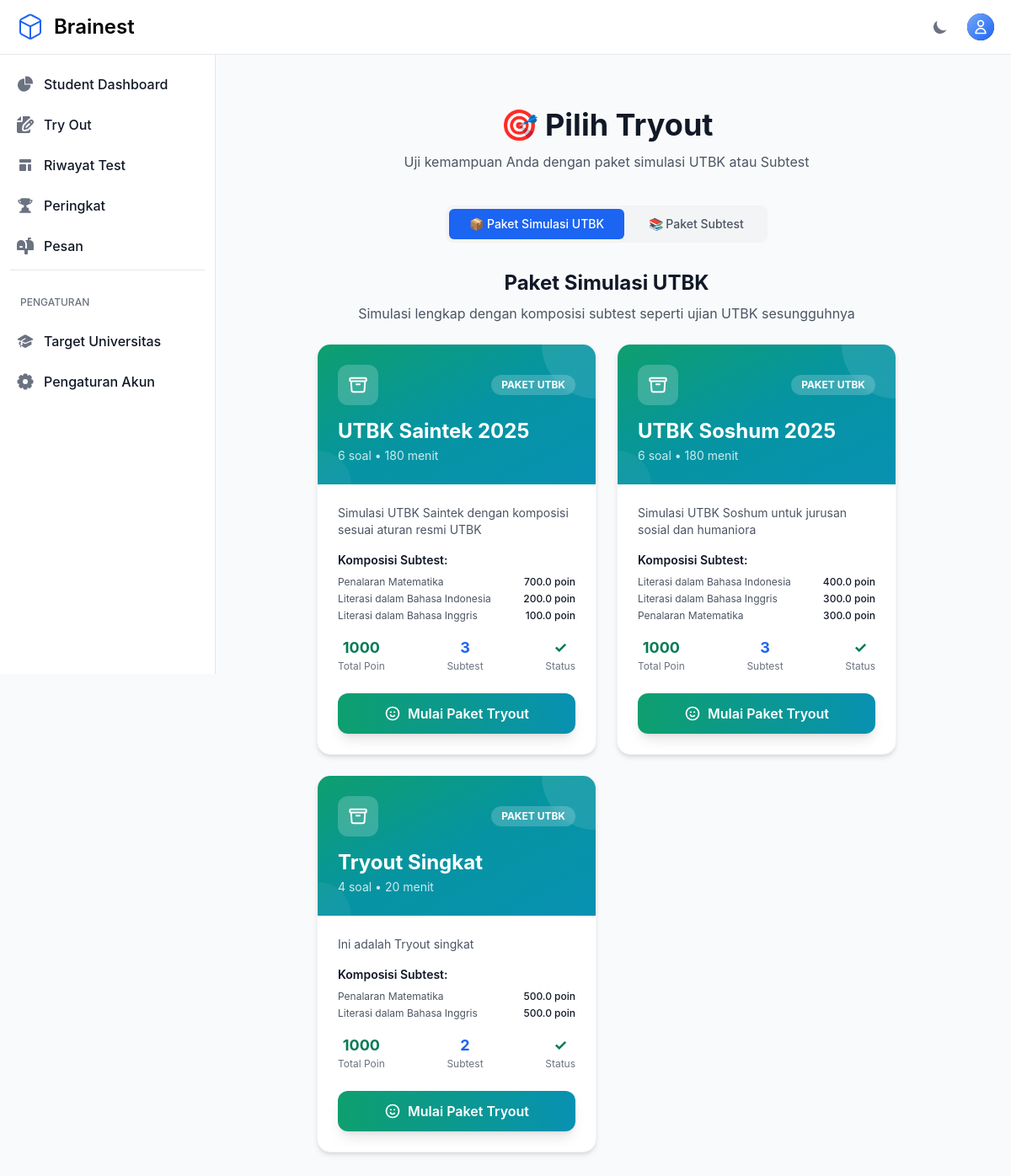
Page /students/tryouts/ (signed in) on the earlier database version.
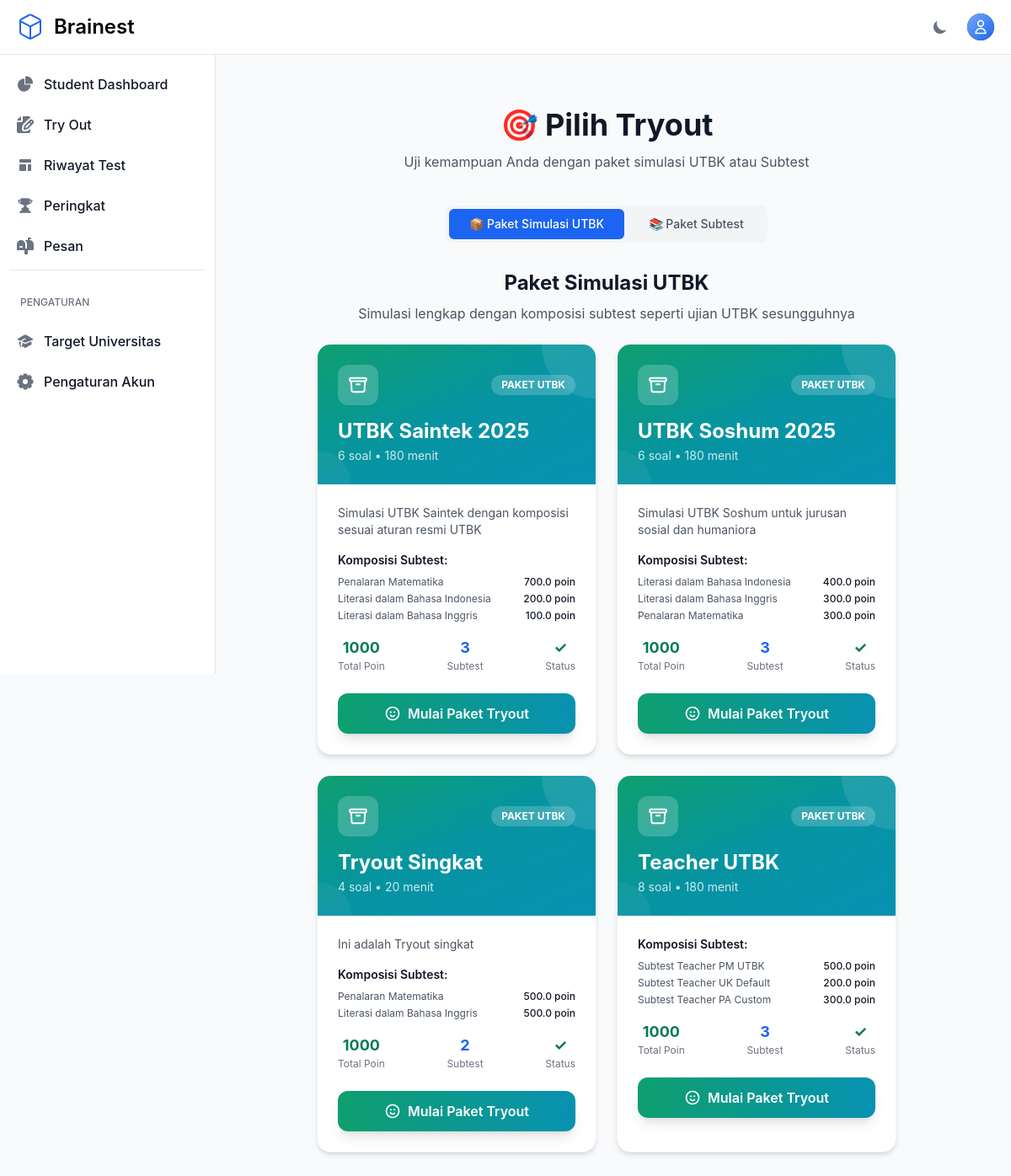
Same page on the later database version.
### otosapp/models.py (models this page shows, shortened)
class TryoutPackage(models.Model):
    package_name = models.CharField(max_length=200, help_text="Nama paket tryout (contoh: UTBK Saintek 2025)")
    description = models.TextField(blank=True, help_text="Deskripsi paket tryout")
    is_active = models.BooleanField(default=True, help_text="Apakah paket ini aktif dan tersedia untuk siswa")
    total_time = models.IntegerField(help_text="Total waktu pengerjaan dalam menit")
    created_at = models.DateTimeField(auto_now_add=True)
    updated_at = models.DateTimeField(auto_now=True)
    created_by = models.ForeignKey(User, on_delete=models.CASCADE)
    categories = models.ManyToManyField(Category, through='TryoutPackageCategory')
    def get_total_questions(self):
        return sum([pc.question_count for pc in self.tryoutpackagecategory_set.all()])
    def get_total_max_score(self):
        return sum([pc.max_score for pc in self.tryoutpackagecategory_set.all()])
    def is_scoring_complete(self):
        return abs(self.get_total_max_score() - 1000) < 0.01
    def can_be_taken(self):
        return (
            self.is_active and
            self.is_scoring_complete() and
            self.get_total_questions() > 0 and
            all(pc.category.get_question_count() >= pc.question_count for pc in self.tryoutpackagecategory_set.all())
        )

class TryoutPackageCategory(models.Model):
    package = models.ForeignKey(TryoutPackage, on_delete=models.CASCADE)
    category = models.ForeignKey(Category, on_delete=models.CASCADE)
    question_count = models.PositiveIntegerField(help_text="Jumlah soal dari kategori ini dalam paket")
    max_score = models.FloatField(help_text="Skor maksimum untuk kategori ini (kontribusi ke total 1000)")
    order = models.PositiveIntegerField(default=1, help_text="Urutan kategori dalam paket")
    class Meta:
        unique_together = ('package', 'category')
        ordering = ['order']

class Category(models.Model):
    SCORING_METHODS = [
        ('default', 'Default (100/jumlah soal)'),
        ('custom', 'Custom (nilai per soal)'),
        ('utbk', 'UTBK (difficulty-based)'),
    ]
    category_name = models.CharField(max_length=200)
    time_limit = models.IntegerField(default=60, help_text="Time limit in minutes (default: 60 minutes)")
    scoring_method = models.CharField(max_length=10, choices=SCORING_METHODS, default='default')
    passing_score = models.FloatField(default=75.0, help_text="Minimum score required to pass (0-100)")
    created_by = models.ForeignKey(
        User,
        on_delete=models.SET_NULL,
        null=True,
        blank=True,
        related_name='categories_created',
        help_text='Teacher who created this category'
    )
    teachers = models.ManyToManyField(
        User,
        related_name='teaching_categories',
        blank=True,
        help_text='Additional teachers assigned to this category'
    )
    def get_question_count(self):
        return self.question_set.count()
    def get_difficulty_level(self):
        pass_rate = self.get_pass_rate()
        if pass_rate is None:
            return "Belum Ada Data"
        elif pass_rate >= 60:
            return "Mudah"
        elif pass_rate >= 40:
            return "Sedang"
        else:
            return "Sulit"
    def get_difficulty_color(self):
        difficulty = self.get_difficulty_level()
        if difficulty == "Mudah":
            return "bg-green-100 text-green-800 dark:bg-green-900 dark:text-green-300"
        elif difficulty == "Sedang":
            return "bg-yellow-100 text-yellow-800 dark:bg-yellow-900 dark:text-yellow-300"
        elif difficulty == "Sulit":
            return "bg-red-100 text-red-800 dark:bg-red-900 dark:text-red-300"
        else:
            return "bg-gray-100 text-gray-800 dark:bg-gray-900 dark:text-gray-300"
    def get_pass_rate(self):
        completed_tests = Test.objects.filter(
            categories=self,
            is_submitted=True
        )
        if not completed_tests.exists():
            return None
        total_tests = completed_tests.count()
        passed_tests = completed_tests.filter(score__gte=self.passing_score).count()
        return round((passed_tests / total_tests) * 100, 1)
    def get_test_statistics(self):
        completed_tests = Test.objects.filter(
            categories=self,
            is_submitted=True
        )
        if not completed_tests.exists():
            return {
                'total_tests': 0,
                'total_students': 0,
                'passed_tests': 0,
                'failed_tests': 0,
                'pass_rate': None,
                'average_score': None
            }
        total_tests = completed_tests.count()
        total_students = completed_tests.values('student').distinct().count()
        passed_tests = completed_tests.filter(score__gte=self.passing_score).count()
        failed_tests = total_tests - passed_tests
        pass_rate = round((passed_tests / total_tests) * 100, 1)
        total_score = 0
        for test in completed_tests:
            if test.tryout_package:
                pkg_cat = test.tryout_package.tryoutpackagecategory_set.filter(category=self).first()
                category_answers = test.answers.filter(question__category=self)
                if category_answers.exists():
                    correct_answers = category_answers.filter(selected_choice__is_correct=True).count()
                    total_questions = category_answers.count()
                    category_score_percentage = (correct_answers / total_questions) if total_questions else 0
                    category_contribution = category_score_percentage * pkg_cat.max_score
                    total_score += category_contribution
                else:
                    total_score += 0
            else:
                total_score += test.score
        average_score = round(total_score / total_tests, 1)
        durations_seconds = []
        for t in completed_tests:
            if t.start_time and t.end_time:
                try:
                    delta = t.end_time - t.start_time
                    seconds = delta.total_seconds()
                    if seconds and seconds > 0:
                        durations_seconds.append(seconds)
                except Exception:
                    continue
        average_completion_minutes = None
        if durations_seconds:
            average_completion_minutes = round((sum(durations_seconds) / len(durations_seconds)) / 60, 1)
        return {
            'total_tests': total_tests,
            'total_students': total_students,
            'passed_tests': passed_tests,
            'failed_tests': failed_tests,
            'pass_rate': pass_rate,
            'average_score': average_score,
            'average_completion_minutes': average_completion_minutes
        }

### otosapp/views.py (the view, shortened to what this page needs)
# urls.py: path('students/tryouts/', views.tryout_list, name='tryout_list'),
@login_required
@active_subscription_required
def tryout_list(request):
    ongoing_test = None
    ongoing_tests_qs = Test.objects.filter(student=request.user, is_submitted=False).order_by('-start_time')
    session_keys_to_remove = []
    for key in request.session.keys():
        if key.startswith(f'test_session_') and key.endswith(f'_{request.user.id}'):
            session_data = request.session[key]
            if 'test_id' in session_data:
                try:
                    test = Test.objects.get(id=session_data['test_id'])
                    if test.is_submitted or test.is_time_up():
                        session_keys_to_remove.append(key)
                except Test.DoesNotExist:
                    session_keys_to_remove.append(key)
    for key in session_keys_to_remove:
        if key in request.session:
            del request.session[key]
    categories = Category.objects.all()
    packages = TryoutPackage.objects.filter(is_active=True)
    if request.user.is_authenticated:
        for category in categories:
            user_best = Test.objects.filter(
                student=request.user,
                categories=category,
                is_submitted=True
            ).aggregate(best_score=Max('score'))['best_score']
            category.user_best_score = user_best
    context = {
        'categories': categories,
        'packages': packages,
    }
    return render(request, 'students/tryouts/tryout_list.html', context)

### otosapp/context_processors.py (called while the page is built)
def sidebar_context(request):
    context = {}
    if request.user.is_authenticated and (request.user.is_superuser or request.user.is_admin()):
        pending_payments_count = PaymentProof.objects.filter(status='pending').count()
        context['pending_payments_count'] = pending_payments_count
    return context

### otosapp/models.py (called while the page is built)
    def is_student(self):
        return self.role and self.role.role_name == 'Student'

    def is_admin(self):
        return self.role and self.role.role_name == 'Admin'

    def has_active_subscription(self):
        try:
            subscription = self.subscription
            return subscription.is_active and not subscription.is_expired()
        except UserSubscription.DoesNotExist:
            return False

    def can_access_tryouts(self):
        return self.is_student() and self.has_active_subscription()

    def is_expired(self):
        from django.utils import timezone
        return timezone.now() > self.end_date

### otosapp/templates/students/tryouts/tryout_list.html (shortened to what the changed rows need)
{% extends 'base.html' %}
{% block content %}
<div class="max-w-7xl mx-auto px-4 sm:px-6 lg:px-8 mt-8">
    <div class="text-center mb-10">
        <h1 class="text-3xl md:text-4xl font-bold text-gray-900 dark:text-white mb-3">🎯 Pilih Tryout</h1>
    </div>
    <div id="packages-section" class="tab-content">
        {% if packages %}
        <div class="mb-6 text-center">
            <h2 class="text-2xl font-bold text-gray-900 dark:text-white mb-2">Paket Simulasi UTBK</h2>
        </div>
        <div class="grid grid-cols-1 md:grid-cols-2 xl:grid-cols-3 gap-6 mb-12">
            {% for package in packages %}
            <div class="bg-white dark:bg-gray-800 rounded-2xl shadow-md hover:shadow-xl transition-all duration-300 border border-gray-100 dark:border-gray-700 overflow-hidden group hover:-translate-y-1">
                <div class="bg-gradient-to-br from-green-500 via-teal-500 to-cyan-600 p-6 text-white relative">
                    <div class="absolute top-0 right-0 w-32 h-32 bg-white/10 rounded-full transform translate-x-16 -translate-y-16"></div>
                    <div class="absolute bottom-0 left-0 w-20 h-20 bg-white/5 rounded-full transform -translate-x-10 translate-y-10"></div>
                    <div class="relative z-10">
                        <div class="flex items-center justify-between mb-4">
                            <div class="flex items-center justify-center w-12 h-12 bg-white/20 rounded-xl backdrop-blur-sm">
                            </div>
                            <span class="bg-white/20 text-xs font-bold px-3 py-1 rounded-full backdrop-blur-sm">PAKET UTBK</span>
                        </div>
                        <h3 class="text-2xl font-bold mb-1 leading-tight">{{ package.package_name }}</h3>
                        <p class="text-white/80 text-sm">{{ package.get_total_questions }} soal • {{ package.total_time }} menit</p>
                    </div>
                </div>
                <div class="p-6">
                    {% if package.description %}
                    <p class="text-gray-600 dark:text-gray-400 text-sm mb-4">{{ package.description|truncatechars:100 }}</p>
                    {% endif %}
                    <div class="mb-4">
                        <h4 class="font-semibold text-gray-900 dark:text-white text-sm mb-2">Komposisi Subtest:</h4>
                        <div class="space-y-1">
                            {% for package_category in package.tryoutpackagecategory_set.all %}
                            <div class="flex justify-between items-center text-xs">
                                <span class="text-gray-600 dark:text-gray-400">{{ package_category.category.category_name }}</span>
                                <span class="font-medium text-gray-900 dark:text-white">{{ package_category.max_score }} poin</span>
                            </div>
                            {% endfor %}
                        </div>
                    </div>
                    <div class="flex items-center justify-between mb-6">
                        <div class="text-center">
                            <div class="text-lg font-bold {% if package.is_scoring_complete %}text-green-600 dark:text-green-400{% else %}text-red-600 dark:text-red-400{% endif %}">
                                {{ package.get_total_max_score|floatformat:0 }}
                            </div>
                            <div class="text-xs text-gray-500 dark:text-gray-400">Total Poin</div>
                        </div>
                        <div class="text-center">
                            <div class="text-lg font-bold text-blue-600 dark:text-blue-400">{{ package.tryoutpackagecategory_set.count }}</div>
                            <div class="text-xs text-gray-500 dark:text-gray-400">Subtest</div>
                        </div>
                        <div class="text-center">
                            <div class="text-lg font-bold {% if package.can_be_taken %}text-green-600 dark:text-green-400{% else %}text-yellow-600 dark:text-yellow-400{% endif %}">
                                {% if package.can_be_taken %}✓{% else %}⚠{% endif %}
                            </div>
                            <div class="text-xs text-gray-500 dark:text-gray-400">Status</div>
                        </div>
                    </div>
                    <div class="mt-6">
                        {% if package.can_be_taken %}
                        <button type="button" onclick="showStartWarning(this)"
                            data-url="{% url 'take_package_test' package.id %}?force_new=1"
                            data-title="Paket UTBK: {{ package.package_name }}"
                            data-questions="{{ package.get_total_questions }}"
                            data-time="{{ package.total_time }}"
                            class="w-full inline-flex items-center justify-center px-6 py-3 bg-gradient-to-r from-green-500 to-cyan-600 text-white font-semibold rounded-xl hover:from-green-600 hover:to-cyan-700 transition-all duration-300 shadow-lg hover:shadow-xl group">
                            <svg class="w-5 h-5 mr-2 group-hover:scale-110 transition-transform" fill="none" stroke="currentColor" stroke-width="2" viewBox="0 0 24 24">
                                <path stroke-linecap="round" stroke-linejoin="round" d="M14.828 14.828a4 4 0 01-5.656 0M9 10h1m4 0h1m-6 4h.01M21 12a9 9 0 11-18 0 9 9 0 0118 0z"></path>
                            </svg>
                            Mulai Paket Tryout
                        </button>
                        {% else %}
                        <div class="w-full text-center py-3 bg-yellow-100 dark:bg-yellow-900/20 text-yellow-800 dark:text-yellow-400 font-medium rounded-xl">
                            ⚠ Paket Belum Siap
                        </div>
                        {% endif %}
                    </div>
                </div>
            </div>
            {% endfor %}
        </div>
        {% endif %}
    </div>
</div>
{% endblock %}

Differences in the rows shown:
added TryoutPackage: package_name "Teacher UTBK", get_total_questions "8", total_time "180", get_total_max_score "1000", tryoutpackagecategory_set.count "3"
added TryoutPackageCategory: category.category_name "Subtest Teacher PM UTBK", max_score "500.0", shown under "Teacher UTBK"
added TryoutPackageCategory: category.category_name "Subtest Teacher UK Default", max_score "200.0", shown under "Teacher UTBK"
added TryoutPackageCategory: category.category_name "Subtest Teacher PA Custom", max_score "300.0", shown under "Teacher UTBK"
